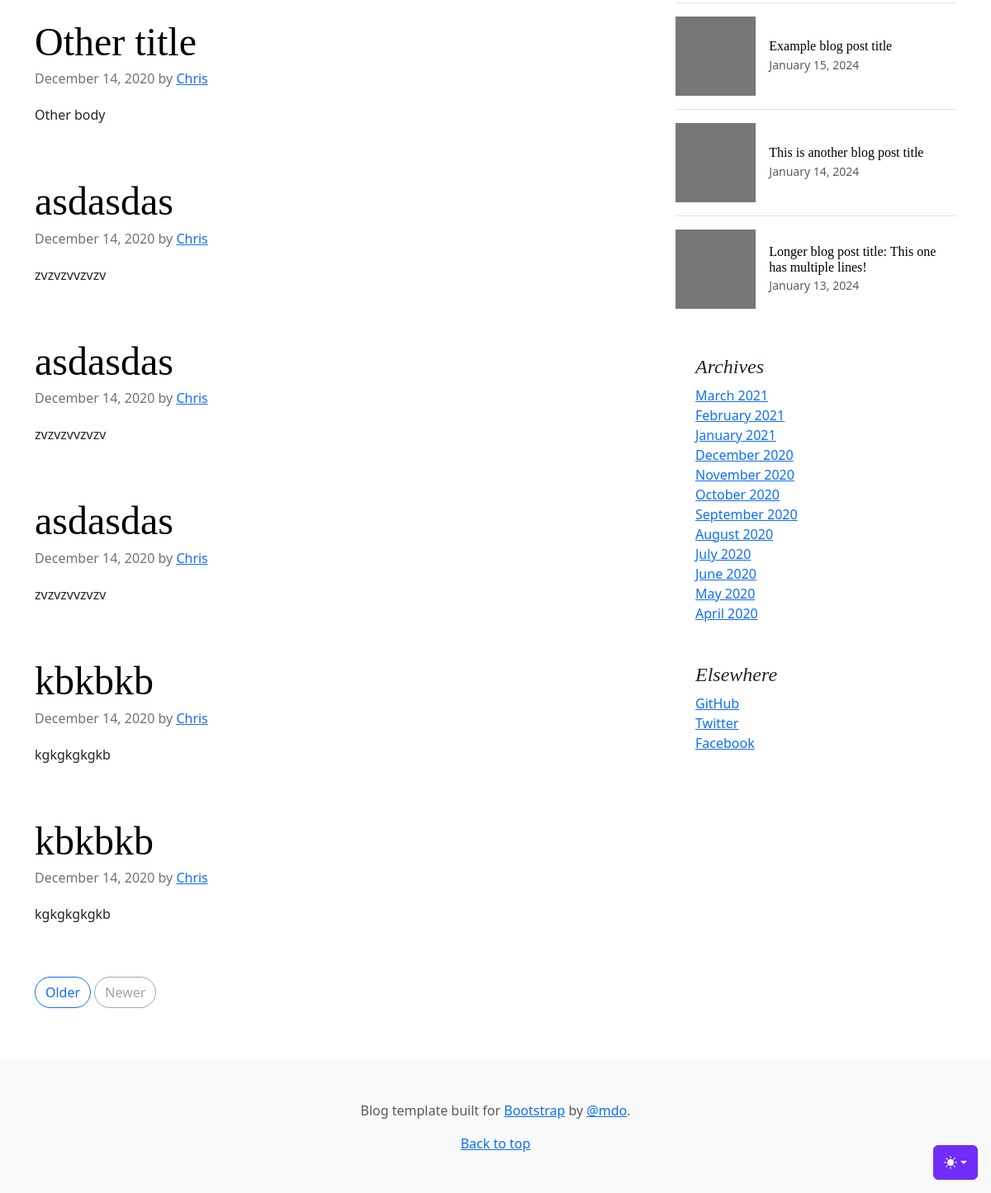
Before: / (lower part) with the older database file.
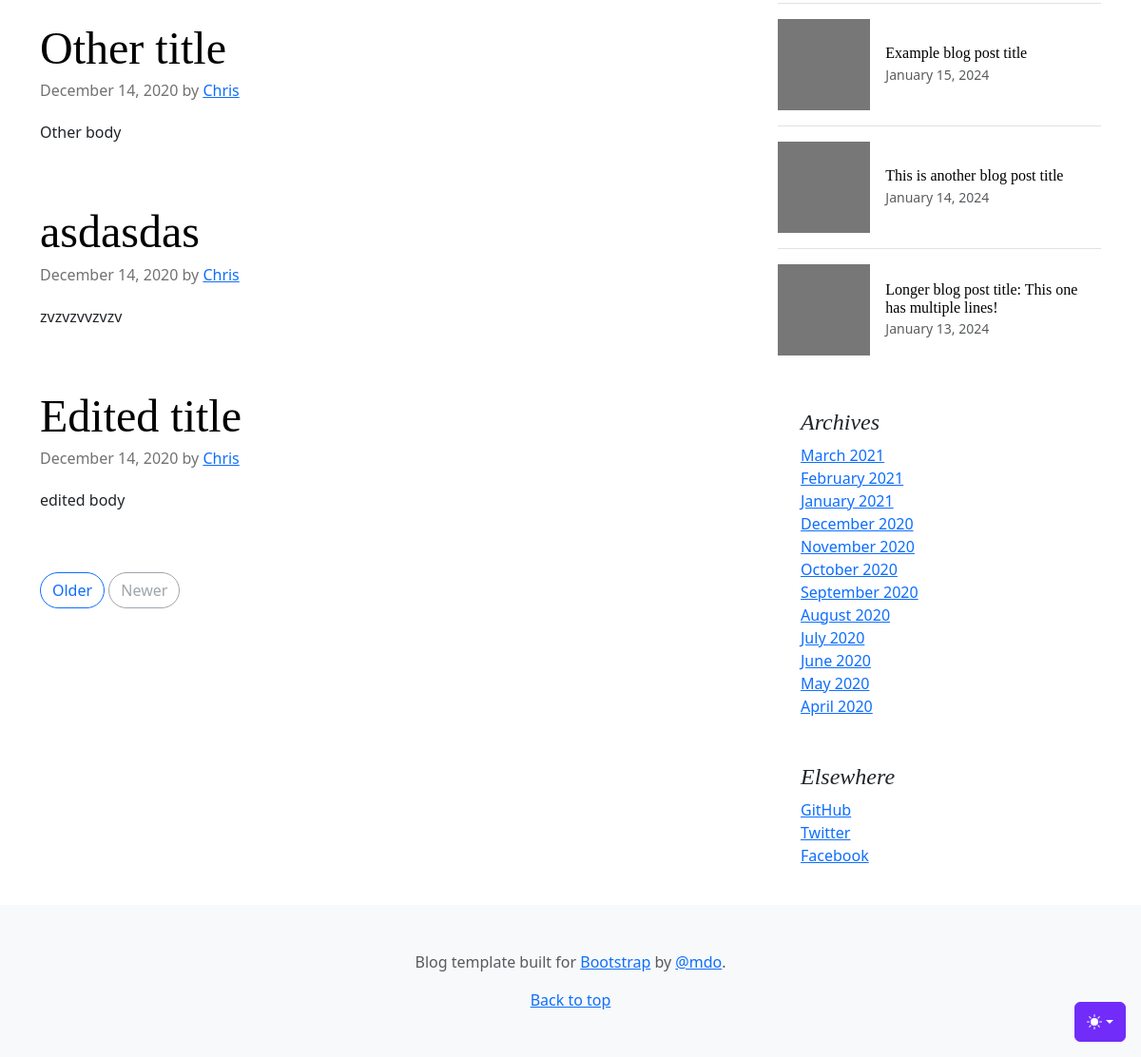
After: the same page with the newer database file.
### tables this page shows
CREATE TABLE posts
(
    id    integer
        constraint posts_pk
            primary key autoincrement,
    title text not null,
    body  text not null
);

### src/DB.php (called while the page is built, shortened)
<?php
class DB
{
    private $conn;
    public function __construct()
    {
        try {
            $this->conn = new PDO('sqlite:' . __DIR__ . '/../db.sqlite');
            $this->conn->setAttribute(PDO::ATTR_ERRMODE, PDO::ERRMODE_EXCEPTION);
        } catch (PDOException $e) {
            echo "Connection failed: " . $e->getMessage();
        }
    }
    public function all($table, $class)
    {
        $stmt = $this->conn->prepare("SELECT * FROM $table");
        $stmt->execute();
        $stmt->setFetchMode(PDO::FETCH_CLASS, $class);
        return $stmt->fetchAll();
    }
}

### src/Models/Model.php (called while the page is built, shortened)
<?php
class Model
{
    public static $table;
    public static function all() {
        $db = new DB();
        return $db->all(static::$table, static::class);
    }
}

### src/Controllers/PublicController.php (called while the page is built, shortened)
<?php
class PublicController
{
    public function index()
    {
        $posts = Post::all();
        view('index', compact('posts'));
    }
}

### helpers.php (called while the page is built, shortened)
<?php
function view($viewName, $vars=[]){
    extract($vars);
    include __DIR__ . "/views/$viewName.php";
}

### views/partials/posts.php (the view, shortened to what this page needs)
<?php foreach($posts as $post): ?>
  <article class="blog-post">
    <h2 class="display-5 link-body-emphasis mb-1"><?=$post->title?></h2>
    <p class="blog-post-meta">December 14, 2020 by <a href="#">Chris</a></p>
    <p><?=$post->body?></p>
  </article>
<?php endforeach; ?>
<nav class="blog-pagination" aria-label="Pagination">
  <a class="btn btn-outline-primary rounded-pill" href="#">Older</a>
  <a class="btn btn-outline-secondary rounded-pill disabled" aria-disabled="true">Newer</a>
</nav>

Changed rows visible on the page:
removed posts: title "asdasdas", body "zvzvzvvzvzv"
removed posts: title "asdasdas", body "zvzvzvvzvzv"
removed posts: title "kbkbkb", body "kgkgkgkgkb"
removed posts: title "kbkbkb", body "kgkgkgkgkb"
added posts: title "Edited title", body "edited body"
